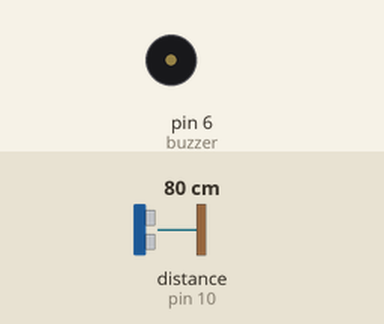
Recording of a sketch running on a simulated Arduino Uno, built with avr-gcc and run on an emulated ATmega328P. Shown: buzzer (waves = sounding, pin HIGH). Wiring (inferred from the names in the program): ultrasonic range finder: trigger pin 9; echo pin 10. The inputs (shaded band) are chosen by the test bench; at power-on: distance to the obstacle (sensor on pin 10) 80 cm. The echo pulse lasts 58.3 µs per cm; pins used as bus, display or sensor lines are not drawn.

Above: at 1.2 s.
1.3 s: distance to the obstacle (sensor on pin 10) set to 18 cm
2.8 s: distance to the obstacle (sensor on pin 10) set to 13 cm
At 4.0 s:
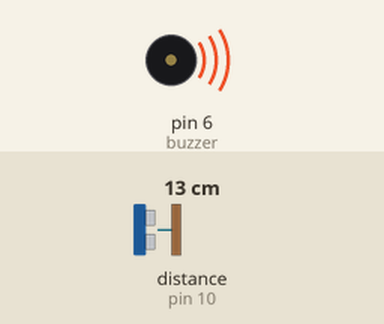
4.3 s: distance to the obstacle (sensor on pin 10) set to 35 cm
At 5.2 s:
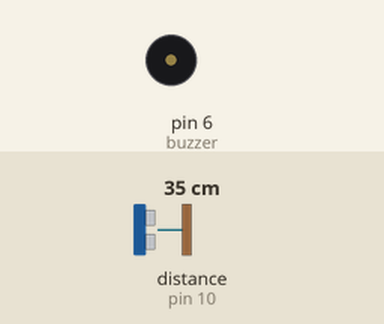
5.8 s: distance to the obstacle (sensor on pin 10) set to 2 cm
At 6.3 s:
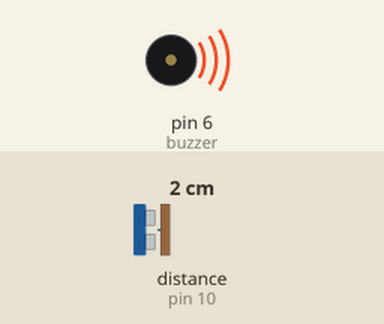
Timing chart, 0 to 8.3 s (numbered marks = the images above; inputs shaded):
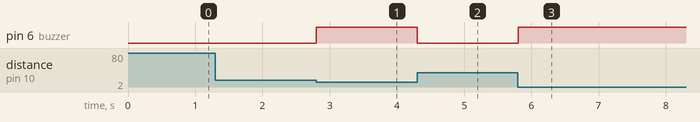

The sketch:

led_with_button_model.ino
```cpp
#define trigPin 9
#define echoPin 10
#define buzzer 6

void setup() {
  pinMode(trigPin, OUTPUT);
  pinMode(echoPin, INPUT);
  pinMode(buzzer, OUTPUT);
}

void loop() {
  long duration;
  digitalWrite(trigPin, HIGH);
  delayMicroseconds(10);
  digitalWrite(trigPin, LOW);

  duration = pulseIn(echoPin, HIGH);
  int distance = duration * 0.034 / 2;

  if (distance < 15) {
    digitalWrite(buzzer, HIGH);
  } else {
    digitalWrite(buzzer, LOW);
  }
}
```

Measured:
- the behaviour switches between 16 and 15 cm on distance to the obstacle (sensor on pin 10) (found by bisection; images 0 and 1)
- after the input at 1.3 s, every drawn part: stays the same
- after the input at 2.8 s, pin 6 (buzzer): LOW → HIGH at once
- after the input at 4.3 s, pin 6 (buzzer): HIGH → LOW at once
- after the input at 5.8 s, pin 6 (buzzer): LOW → HIGH at once
